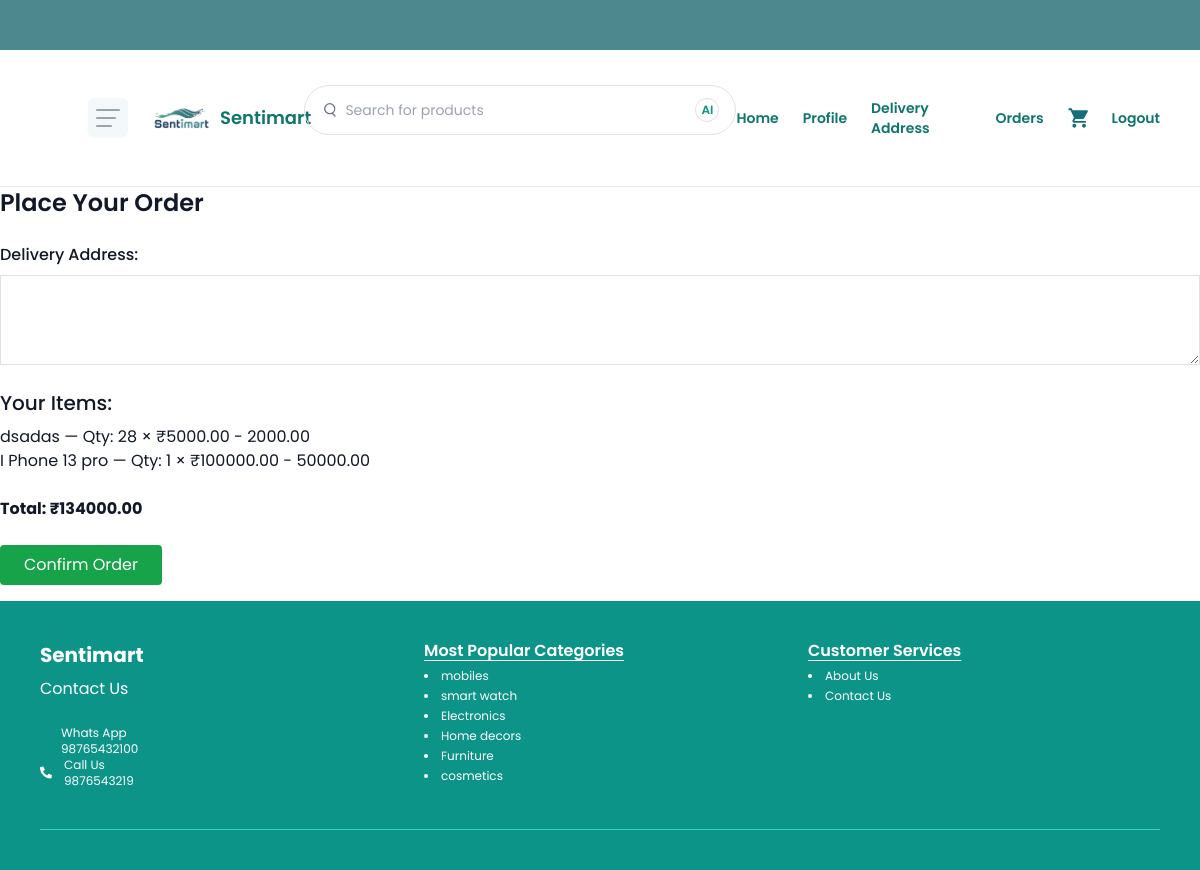
The app's page /buyer/place_order/ (signed in) with its own data.
### products/models.py (models this page shows, shortened)
class CartItem(models.Model):
    user = models.ForeignKey(settings.AUTH_USER_MODEL, on_delete=models.CASCADE)
    product = models.ForeignKey(Product, on_delete=models.CASCADE)
    quantity = models.PositiveIntegerField(default=1)
    added_at = models.DateTimeField(auto_now_add=True)
    def total_price(self):
        return self.product.final_price() * self.quantity

class Product(models.Model):
    seller = models.ForeignKey(settings.AUTH_USER_MODEL, on_delete=models.CASCADE)
    category = models.ForeignKey(Category, on_delete=models.SET_NULL, null=True)
    sub_category = models.CharField(max_length=100)
    name = models.CharField(max_length=200)
    description = models.TextField()
    image = models.ImageField(upload_to='products/')
    brand_name = models.CharField(max_length=100)
    model_number = models.CharField(max_length=100)
    base_price = models.DecimalField(max_digits=10, decimal_places=2)
    discount = models.DecimalField(max_digits=10, decimal_places=2)
    stock = models.PositiveIntegerField(default=0)
    def final_price(self):
        return self.base_price - self.discount

### buyer/views.py (the view, shortened to what this page needs)
# urls.py: path('place_order/' , views.place_order, name='place_order'),
@login_required
def place_order(request):
    cart_items = CartItem.objects.filter(user=request.user)
    total = sum(item.total_price() for item in cart_items)
    if not cart_items.exists():
        return redirect('cart')
    total_price = sum(item.product.base_price * item.quantity for item in cart_items)
    return render(request, 'buyer/place_order.html', {'cart_items': cart_items, 'total_price': total})

### buyer/templates/buyer/place_order.html (shortened to what this page needs)
{% extends './buyer_base.html' %}
{% block content %}
<h2 class="text-2xl font-semibold mb-4">Place Your Order</h2>
<form method="post">
    <div class="mb-4">
        <label for="address" class="block font-medium">Delivery Address:</label>
        <textarea name="address" id="address" rows="3" class="w-full border p-2" required></textarea>
    </div>
    <h3 class="text-xl font-medium mb-2">Your Items:</h3>
    <ul class="mb-4">
        {% for item in cart_items %}
        <li>
            {{ item.product.name }} — Qty: {{ item.quantity }} × ₹{{ item.product.base_price }} - {{ item.product.discount }}
        </li>
        {% endfor %}
    </ul>
    <p class="font-bold mb-4">Total: ₹{{ total_price }}</p>
    <button type="submit" class="bg-green-600 text-white px-4 py-2 rounded">Confirm Order</button>
</form>
{% endblock %}

### buyer/templates/buyer/buyer_base.html (style rules this page uses)
body { font-family: "Poppins", sans-serif; }

### records on screen
CartItem: product.name "dsadas", quantity "28", product.base_price "5000.00", product.discount "2000.00"
CartItem: product.name "I Phone 13 pro", quantity "1", product.base_price "100000.00", product.discount "50000.00"

### other values on screen
{{ total_price }} "134000.00"
